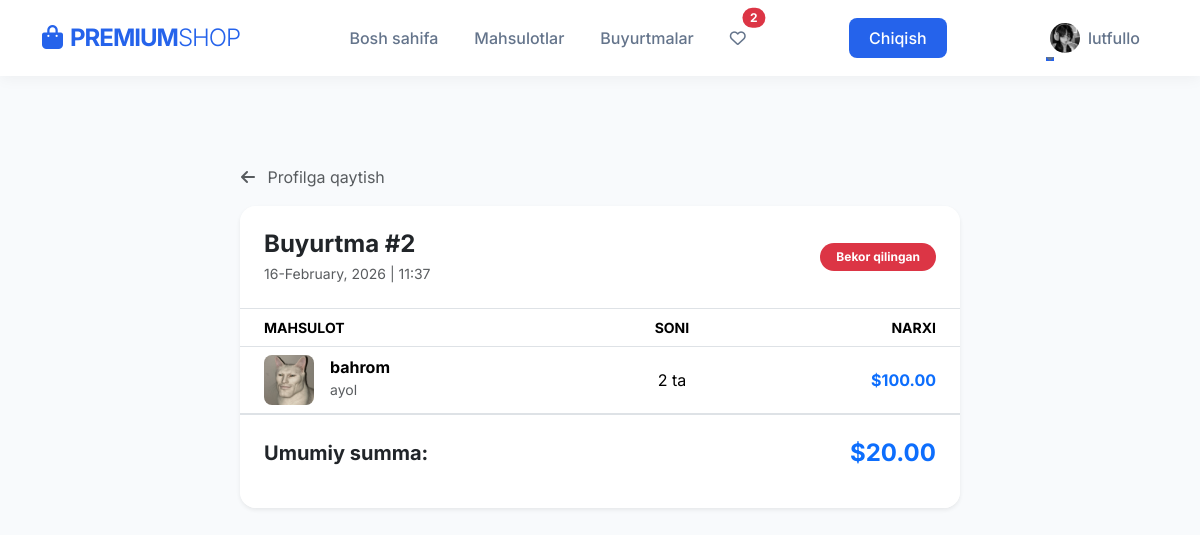
The app's page /orders/order/2/ (signed in) with its own data.
### users/models.py (models this page shows, shortened)
class User(AbstractUser):
    USER_ROLES = (
        ("admin","Admin"),
        ("user","User"),
        ("seller","Seller")
    )
    phone = models.CharField(max_length=13, null=True, blank=True)
    image = models.ImageField(upload_to="user_images/",null=True, blank=True)
    address = models.CharField(max_length=50, null=True, blank=True)
    age = models.IntegerField(null=True, blank=True)
    balance = models.DecimalField(max_digits=10, decimal_places=2, null=True, blank=True, default=0.00)
    role = models.CharField(max_length=10, choices=USER_ROLES, default="user")

### orders/models.py (models this page shows, shortened)
class Order(models.Model):
    STATUS_CHOICES = (
        ('pending', 'Kutilmoqda'),
        ('canceled', 'Bekor qilindi'),
        ('completed', 'Topshirildi'),
    )
    user = models.ForeignKey(settings.AUTH_USER_MODEL, on_delete=models.CASCADE)
    created_at = models.DateTimeField(auto_now_add=True)
    is_paid = models.BooleanField(default=False)
    status = models.CharField(max_length=20, choices=STATUS_CHOICES, default='pending')
    total_price = models.DecimalField(max_digits=10, decimal_places=2, default=0)

class OrderItem(models.Model):
    order = models.ForeignKey(Order, on_delete=models.CASCADE, related_name='items')
    product = models.ForeignKey(Product, on_delete=models.CASCADE)
    quantity = models.IntegerField()
    price = models.DecimalField(max_digits=10, decimal_places=2)

### products/models.py (models this page shows, shortened)
class Product(models.Model):
    seller = models.ForeignKey(settings.AUTH_USER_MODEL, on_delete=models.CASCADE, related_name='products')
    category = models.ForeignKey(Category, on_delete=models.CASCADE, related_name='products')
    title = models.CharField(max_length=100)
    brand = models.CharField(max_length=100)
    price = models.DecimalField(max_digits=10, decimal_places=2)
    discount_price = models.DecimalField(max_digits=10, decimal_places=2, null=True, blank=True)
    precent = models.IntegerField(null=True, blank=True, default=0)
    main_image = models.ImageField(upload_to='product_images/', null=True, blank=True)
    desc = models.TextField()
    stock = models.IntegerField()

### orders/views.py (the view)
# urls.py: path('order/<int:pk>/', OrderDetailView.as_view(), name='order_detail'),
class OrderDetailView(LoginRequiredMixin, View):
    def get(self, request, pk):
        order = get_object_or_404(Order, id=pk, user=request.user)
        items = OrderItem.objects.filter(order=order)
        context = {
            'order': order,
            'items': items
        }
        return render(request, 'orders_detail.html', context)

### templates/orders_detail.html (shortened to what this page needs)
{% extends 'base.html' %}
{% load static %}
{% block content %}
<div class="container mt-5 pb-5">
    <div class="row justify-content-center">
        <div class="col-md-8">
            <a href="{% url 'profile' %}" class="btn btn-link text-decoration-none text-muted mb-3 p-0">
                <i class="fas fa-arrow-left me-2"></i> Profilga qaytish
            </a>
            <div class="card border-0 shadow-sm rounded-4 overflow-hidden bg-white">
                <div class="card-header bg-white border-bottom p-4">
                    <div class="d-flex justify-content-between align-items-center">
                        <div>
                            <h4 class="fw-bold mb-1">Buyurtma #{{ order.id }}</h4>
                            <p class="text-muted small mb-0">{{ order.created_at|date:"d-F, Y | H:i" }}</p>
                        </div>
                        <div class="text-end">
                            {% if order.status == 'canceled' %}
                                <span class="badge bg-danger rounded-pill px-3 py-2">Bekor qilingan</span>
                            {% elif order.is_paid %}
                                <span class="badge bg-success rounded-pill px-3 py-2">To'langan</span>
                            {% else %}
                                <span class="badge bg-warning text-dark rounded-pill px-3 py-2">Kutilmoqda</span>
                            {% endif %}
                        </div>
                    </div>
                </div>
                <div class="card-body p-0">
                    <div class="table-responsive">
                        <table class="table table-hover align-middle mb-0">
                            <thead class="bg-light">
                                <tr class="small text-muted text-uppercase">
                                    <th class="ps-4">Mahsulot</th>
                                    <th class="text-center">Soni</th>
                                    <th class="text-end pe-4">Narxi</th>
                                </tr>
                            </thead>
                            <tbody>
                                {% for item in items %}
                                <tr>
                                    <td class="ps-4">
                                        <div class="d-flex align-items-center">
                                            {% if item.product.main_image %}
                                                <img src="{{ item.product.main_image.url }}" class="rounded-3 me-3" style="width: 50px; height: 50px; object-fit: cover;">
                                            {% else %}
                                                <div class="bg-light rounded-3 me-3 d-flex align-items-center justify-content-center" style="width: 50px; height: 50px;">
                                                    <i class="fas fa-image text-muted"></i>
                                                </div>
                                            {% endif %}
                                            <div>
                                                <h6 class="mb-0 fw-bold">{{ item.product.title }}</h6>
                                                <small class="text-muted">{{ item.product.brand }}</small>
                                            </div>
                                        </div>
                                    </td>
                                    <td class="text-center">{{ item.quantity }} ta</td>
                                    <td class="text-end pe-4 fw-bold text-primary">${{ item.price }}</td>
                                </tr>
                                {% endfor %}
                            </tbody>
                        </table>
                    </div>
                </div>
                <div class="card-footer bg-white p-4 border-top">
                    <div class="d-flex justify-content-between align-items-center mb-3">
                        <span class="h5 mb-0 fw-bold">Umumiy summa:</span>
                        <span class="h4 mb-0 fw-bold text-primary">${{ order.total_price }}</span>
                    </div>
                </div>
            </div>
        </div>
    </div>
</div>
{% endblock %}

### templates/base.html (shortened to what this page needs)
<!DOCTYPE html>
{% load static %}
<html lang="uz">
<head>
    <link href="https://cdn.jsdelivr.net/npm/bootstrap@5.3.2/dist/css/bootstrap.min.css" rel="stylesheet">
    <link rel="stylesheet" href="https://cdnjs.cloudflare.com/ajax/libs/font-awesome/6.4.0/css/all.min.css">
</head>
<body>
    <header class="sticky-top">
        <nav class="navbar navbar-expand-lg navbar-light">
            <div class="container">
                <a class="navbar-brand" href="{% url 'home' %}">
                    <i class="fas fa-shopping-bag me-2"></i>PREMIUM<span class="fw-light">SHOP</span>
                </a>
                <div class="collapse navbar-collapse" id="navbarNav">
                    <ul class="navbar-nav mx-auto">
                        <li class="nav-item"><a class="nav-link" href="{% url 'home' %}">Bosh sahifa</a></li>
                        <li class="nav-item"><a class="nav-link" href="{% url 'products' %}">Mahsulotlar</a></li>
                        {% if user.role != 'seller' %}
                        <li class="nav-item"><a class="nav-link" href="{% url 'cart_detail' %}">Buyurtmalar</a></li>
                        {% endif %}
                        {% if user.is_authenticated %}
                        <li>
                            <a href="{% url 'wishlist' %}" class="nav-link position-relative">
                                <i class="far fa-heart"></i>
                                <span class="position-absolute top-0 start-100 translate-middle badge rounded-pill bg-danger">
                                    {{ request.user.wishlist.count }}
                                </span>
                            </a>
                        </li>
                        {% endif %}
                    </ul>
                    <ul class="navbar-nav">
                        <li class="nav-item"><a class="nav-link nav-btn" href="{% url 'logout' %}">Chiqish</a></li>
                    </ul>
                    <ul class="navbar-nav ms-auto">
                        {% if user.is_authenticated %}
                            <li class="nav-item dropdown">
                                <a class="nav-link dropdown-toggle d-flex align-items-center" href="#" id="navbarDropdown" role="button" data-bs-toggle="dropdown" aria-expanded="false">
                                    {% if user.image %}
                                        <img src="{{ user.image.url }}" alt="Profile" class="rounded-circle me-2" style="width: 30px; height: 30px; object-fit: cover;">
                                    {% else %}
                                        <i class="fas fa-user-circle fa-lg me-2"></i>
                                    {% endif %}
                                    {{ user.username }}
                                </a>
                            </li>
                        {% endif %}
                    </ul>
                </div>
            </div>
        </nav>
    </header>
    <main class="container">
        {% block content %}{% endblock %}
    </main>
</body>
</html>

### templates/base.html (style rules this page uses)
:root { --primary-color: #2563eb; --secondary-color: #64748b; --dark-bg: #0f172a; --light-bg: #f8fafc; --text-main: #1e293b; }
body { font-family: 'Inter', sans-serif; background-color: var(--light-bg); color: var(--text-main); margin: 0; display: flex; flex-direction: column; min-height: 100vh; }
.navbar { background-color: rgba(255, 255, 255, 0.95); backdrop-filter: blur(10px); box-shadow: 0 2px 15px rgba(0,0,0,0.05); padding: 15px 0; transition: all 0.3s; }
.navbar-brand { font-weight: 700; font-size: 1.5rem; color: var(--primary-color) !important; letter-spacing: -1px; }
.nav-link { font-weight: 500; color: var(--secondary-color) !important; margin: 0 10px; position: relative; transition: 0.3s; }
.nav-link::after { content: ''; position: absolute; width: 0; height: 2px; bottom: 0; left: 0; background-color: var(--primary-color); transition: width 0.3s; }
.nav-btn { background-color: var(--primary-color); color: white !important; border-radius: 8px; padding: 8px 20px !important; margin-left: 10px; }
main { flex: 1; padding: 40px 0; animation: fadeIn 0.8s ease-in-out; }

### records on screen
User: user.wishlist.count "2", image (picture), username "lutfullo"
Order: id "2", created_at|H "16-February, 2026 | 11:37", total_price "20.00"
OrderItem: product.main_image (picture), product "bahrom", product.brand "ayol", quantity "2", price "100.00"
